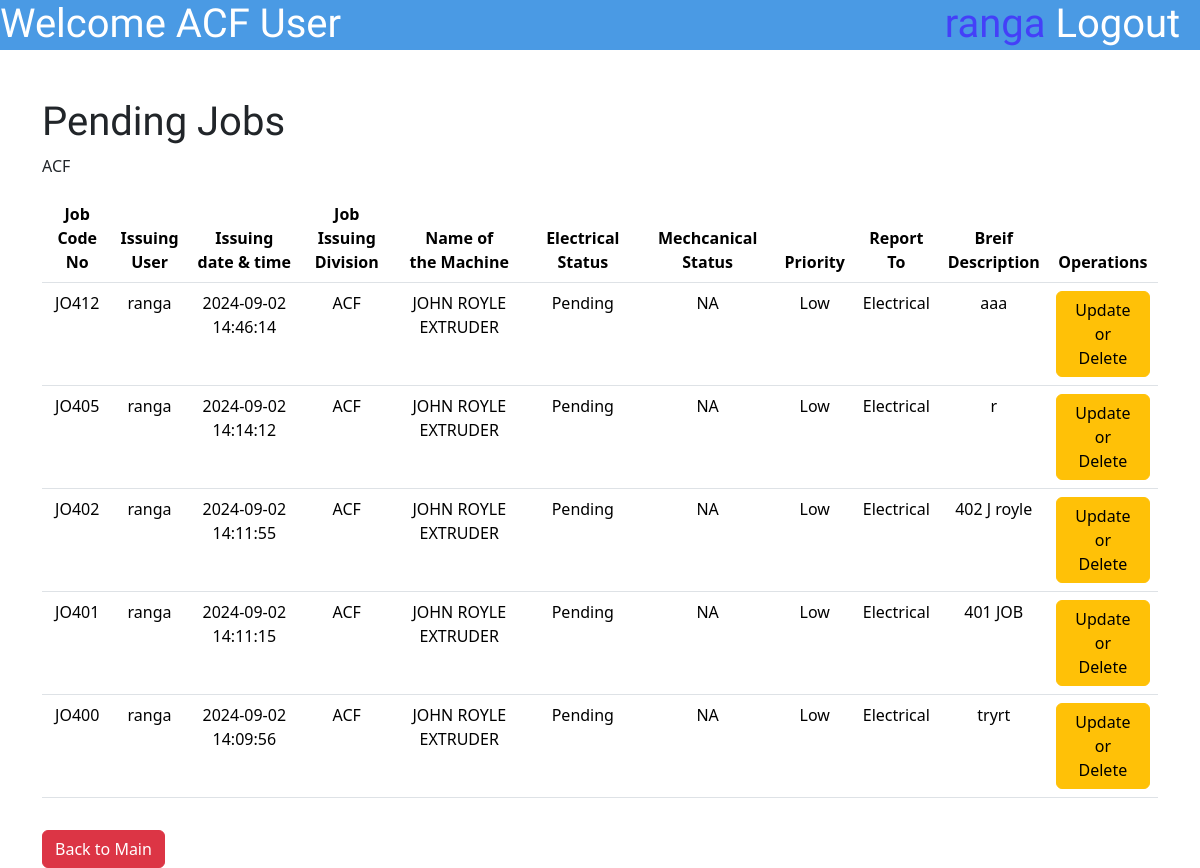
The page /PUser/DisplayPendingJobListPuser.php (signed in) on the database as committed earlier.
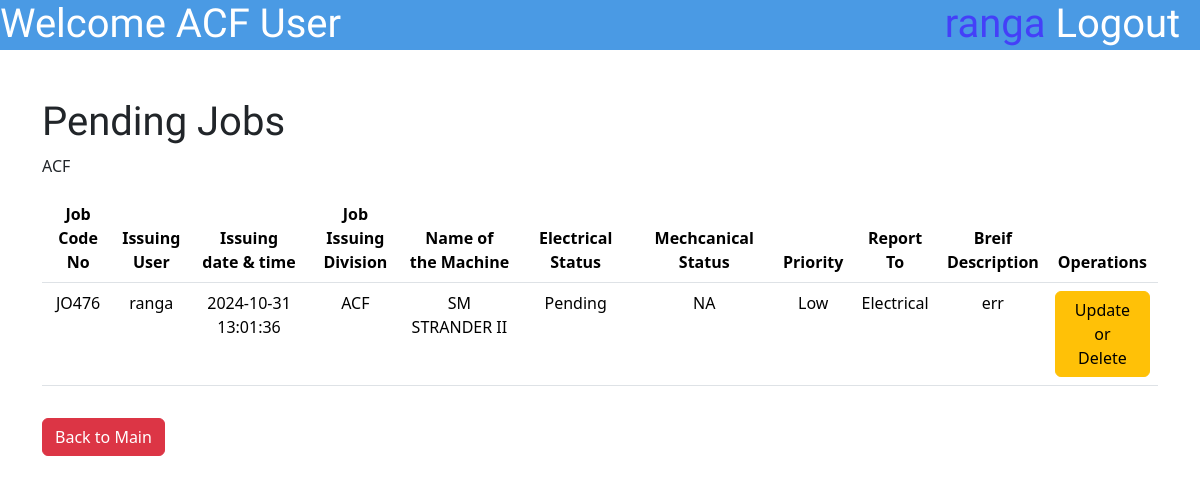
The same page on the database as committed later.
### tables this page shows
CREATE TABLE `jobdatasheet` (
  `id` int(10) NOT NULL,
  `JobCodeNo` varchar(100) NOT NULL,
  `JobPostingDateTime` varchar(50) NOT NULL,
  `JobFinishingDateTime` varchar(50) DEFAULT NULL,
  `JobPostingDev` enum('ACF','CCF','DR','Flexible','Aluminium Rodmill','Ceylon Copper','Drum Yard','Carpentry','Bail Room') NOT NULL,
  `MachineName` varchar(255) NOT NULL,
  `Priority` enum('High','Low','Critical','') NOT NULL,
  `ReportTo` enum('Electrical','Mechanical','Both','') NOT NULL,
  `BDescription` varchar(500) NOT NULL,
  `Username` varchar(50) NOT NULL,
  `JobStatusE` enum('Pending','Started','Finished','Approved','NA') NOT NULL,
  `JobStatusM` enum('Pending','Started','Finished','Approved','NA') NOT NULL,
  `ManPowerInvolved` varchar(1000) DEFAULT NULL,
  `Certification` enum('Pending Certification','Not Certified','Certified','') NOT NULL,
  `FinishedCommentE` varchar(255) DEFAULT NULL,
  `FinishedCommentM` varchar(500) DEFAULT NULL,
  `TransferCommentE` varchar(500) DEFAULT NULL,
  `TransferCommentM` varchar(500) DEFAULT NULL,
  `ApproveComment` varchar(1000) DEFAULT NULL,
  `DisapproveComment` varchar(1000) DEFAULT NULL,
  `DownTimeE` varchar(500) DEFAULT NULL,
  `DownTimeM` varchar(50) DEFAULT NULL,
  `TryCount` int(10) DEFAULT NULL
);

### PUser/DisplayPendingJobListPuser.php (the view, shortened to what this page needs)
<?php
include '../connect.php';
?>
<!DOCTYPE html>
<html lang="en">
<head>
    <link href="https://cdn.jsdelivr.net/npm/bootstrap@5.3.3/dist/css/bootstrap.min.css" rel="stylesheet"
>
    <link rel="stylesheet" href="\MaintananceJobCard\styles\SubmitJobstyle.css">
</head>
<body>
    <div class="topbar">
        <h1 class="topbar-text">Welcome <?php echo $_SESSION['workplace'] ?> User</h1>
        <a href="\MaintananceJobCard\logout.php">
            <h1 class="topbar-logout">Logout &nbsp</h1>
        </a>
        <h1 class="topbar-username"><?php echo $_SESSION['username'] ?>&nbsp</h1>
    </div>
    <div class="container mt-5 ">
        <div class="mt-5">
            <h1>Pending Jobs</h1>
            <table class="table table-hover mt-3">
                <thead>
                    <tr>
                        <th scope="col">Job Code <br>No</th>
                        <th scope="col">Issuing<br>User</th>
                        <th scope="col">Issuing <br>date & time</th>
                        <th scope="col">Job Issuing<br> Division</th>
                        <th scope="col">Name of<br> the Machine</th>
                        <th scope="col">Electrical Status</th>
                        <th scope="col">Mechcanical Status</th>
                        <th scope="col">Priority</th>
                        <th scope="col">Report To</th>
                        <th scope="col">Breif <br>Description</th>
                        <th scope="col">Operations</th>
                    </tr>
                </thead>
                <tbody>
                    <?php
                    $workplace = $_SESSION['workplace'];
                    $sql = "Select * from `jobdatasheet` where `JobPostingDev`='$workplace' and (`JobStatusE`='Pending' or `JobStatusM`='Pending') and JobStatusE NOT IN('Started') and JobStatusM NOT IN('Started') order by JobPostingDateTime DESC ";
                    $result = mysqli_query($con, $sql);
                    while ($row = mysqli_fetch_assoc($result)) {
                        $id = $row['id'];
                        $JobCodeNo = $row['JobCodeNo'];
                        $username = $_SESSION['username'];
                        $JobIssuingDateTime = $row['JobPostingDateTime'];
                        $JobIssuingDivision = $row['JobPostingDev'];
                        $MachineName = $row['MachineName'];
                        $priority = $row['Priority'];
                        $ReportTo = $row['ReportTo'];
                        $BriefDescription = $row['BDescription'];
                        $JobStatusE=$row['JobStatusE'];
                        $JobStatusM=$row['JobStatusM'];
                        $TryCount = $row['TryCount'];
 echo
                                "
                        <tr class='clickable-row' data-href='\MaintananceJobCard\PUser\ViewJobPUserPending.php?updateid=$id'>
        <td>$JobCodeNo</td>
        <td>$username</td>
        <td>$JobIssuingDateTime</td>
        <td>$JobIssuingDivision</td>
        <td>$MachineName</td>
        <td>$JobStatusE</td>
        <td>$JobStatusM</td>
        <td>$priority</td>
        <td>$ReportTo</td>
        <td style='white-space: nowrap; text-overflow:ellipsis; overflow: hidden; max-width:1px;'>$BriefDescription</td>
";
                            if ($TryCount == '1') {
                                echo "<td><a href='\MaintananceJobCard\PUser\UpdateDeleteJob.php?updateid=$id' class='btn btn-warning'>Update or <br>Delete</a></td>";
                            } else if ($TryCount == '3') {
                                echo "<td>Disapproved <br>Job</td>  </tr>";
                            } else{
                                echo "<td>Transferred Job</td>  </tr>";
                            }
                    } ?>
                </tbody>
            </table>
            <button type="back" class="btn btn-danger mt-3" name="back"><a
                    href="\MaintananceJobCard\PUser\indexPUser.php" style="text-decoration:none;color:white">Back to
                    Main</a></button>
        </div>
    </div>
</body>
</body>

Rows that differ between the two databases and show on the page:
removed jobdatasheet: JobCodeNo "JO412", username "ranga", JobPostingDateTime "2024-09-02 14:46:14", JobPostingDev "ACF", MachineName "JOHN ROYLE EXTRUDER", JobStatusE "Pending", JobStatusM "NA", Priority "Low", ReportTo "Electrical", BDescription "aaa"
removed jobdatasheet: JobCodeNo "JO405", username "ranga", JobPostingDateTime "2024-09-02 14:14:12", JobPostingDev "ACF", MachineName "JOHN ROYLE EXTRUDER", JobStatusE "Pending", JobStatusM "NA", Priority "Low", ReportTo "Electrical", BDescription "r"
removed jobdatasheet: JobCodeNo "JO402", username "ranga", JobPostingDateTime "2024-09-02 14:11:55", JobPostingDev "ACF", MachineName "JOHN ROYLE EXTRUDER", JobStatusE "Pending", JobStatusM "NA", Priority "Low", ReportTo "Electrical", BDescription "402 J royle"
removed jobdatasheet: JobCodeNo "JO401", username "ranga", JobPostingDateTime "2024-09-02 14:11:15", JobPostingDev "ACF", MachineName "JOHN ROYLE EXTRUDER", JobStatusE "Pending", JobStatusM "NA", Priority "Low", ReportTo "Electrical", BDescription "401 JOB"
removed jobdatasheet: JobCodeNo "JO400", username "ranga", JobPostingDateTime "2024-09-02 14:09:56", JobPostingDev "ACF", MachineName "JOHN ROYLE EXTRUDER", JobStatusE "Pending", JobStatusM "NA", Priority "Low", ReportTo "Electrical", BDescription "tryrt"
added jobdatasheet: JobCodeNo "JO476", username "ranga", JobPostingDateTime "2024-10-31 13:01:36", JobPostingDev "ACF", MachineName "SM STRANDER II", JobStatusE "Pending", JobStatusM "NA", Priority "Low", ReportTo "Electrical", BDescription "err"
